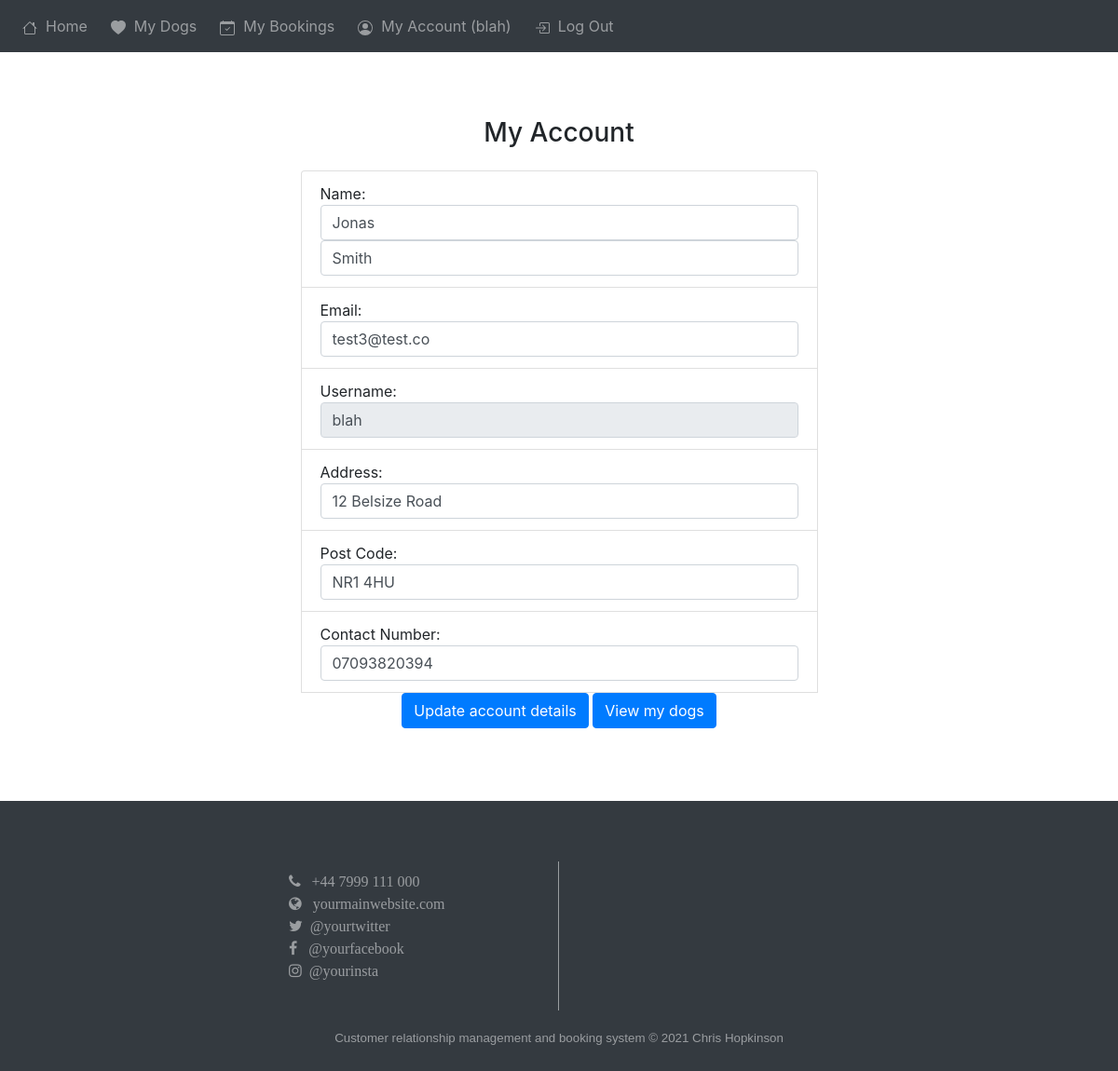
/my_account (signed in), run on the app's committed database.
### web/models.py (models this page shows, shortened)
class User(db.Model, UserMixin):
    id = db.Column(db.Integer, primary_key=True)
    email = db.Column(db.String(150), unique=True)
    username = db.Column(db.String(50), unique=True)
    password = db.Column(db.String(50))
    notes = db.relationship("Note")
    dogs = db.relationship("Dog")
    address_1 = db.Column(db.String(150), unique=True)
    post_code = db.Column(db.String(15))
    phone = db.Column(db.String(15))
    first_name = db.Column(db.String(25))
    surname = db.Column(db.String(25))
    role = db.Column(db.String(20), default="user")

### web/views.py (the view, shortened to what this page needs)
@views.route('/my_account', methods=['GET','POST'])
@login_required
def my_account():
    return render_template("account.html", user=current_user)

### web/__init__.py (called while the page is built)
def create_app():
    app = Flask(__name__)
    app.config.from_object("config")
    app.static_folder = "static"
    db.init_app(app)
    from .models import User
    from .views import views
    from .auth import auth
    from .admin import admin
    login_manager = LoginManager()
    login_manager.login_view = "auth.login"
    login_manager.init_app(app)
    app.register_blueprint(views, url_prefix="/")
    app.register_blueprint(auth, url_prefix="/")
    app.register_blueprint(admin, url_prefix="/")
    app.register_error_handler(404, page_not_found_404)
    app.register_error_handler(500, internal_server_error_500)
    create_db(app)
    @login_manager.user_loader
    def load_user(id):
        return User.query.get(int(id))
    return app

### web/templates/account.html (shortened to what this page needs)
{% extends "base.html" %}
{% block content %}
<h3 align="center" style="margin-top: 5%;">My Account</h3>
<ul class="list-group list-group flush" id="account" style="margin-right: auto;width: 50%;margin-left: auto;min-width: 400px;">
<p>
    <form method="POST">
<li class="list-group-item">Name:
    <input type="text"
        class="form-control"
        id="first_name"
        name="first_name"
        value="{{ current_user.first_name }}"
    />
    <input type="text"
        class="form-control"
        id="surname"
        name="surname"
        value="{{current_user.surname}}"
    />
</li>
<li class="list-group-item">Email:
    <input type="email"
        class="form-control"
        id="email"
        name="email"
        value="{{ current_user.email }}"
    /></li>
    <li class="list-group-item">Username:
        <input type="text"
            class="form-control"
            id="username"
            name="username"
            value="{{ current_user.username }}"
            disabled
        /></li>
    <li class="list-group-item">Address:
        <input type="text"
            class="form-control"
            id="address_1"
            name="address_1"
            value="{{ current_user.address_1 }}"
        /> </li>
    <li class="list-group-item">Post Code:
        <input type="text"
            class="form-control"
            id="post_code"
            name="post_code"
            value="{{ current_user.post_code }}"
        /> </li>
<li class="list-group-item">Contact Number:
    <input type="text"
        class="form-control"
        id="phone"
        name="phone"
        value="{{ current_user.phone }}"
    /> </li>
<p align="center" >
    <button type="submit" class="btn btn-primary">Update account details</button>    <a class="btn btn-primary" id="my_dogs" href="/my_dogs">View my dogs</a>
</form>
</p>
</ul>
{% endblock %}

### web/templates/base.html (shortened to what this page needs)
<!DOCTYPE html>
<html lang="en">
  <head>
    <link
      rel="stylesheet"
      href="https://stackpath.bootstrapcdn.com/bootstrap/4.4.1/css/bootstrap.min.css"
    />
    <link
      rel="stylesheet"
      href="https://stackpath.bootstrapcdn.com/font-awesome/4.7.0/css/font-awesome.min.css"
    />
  </head>
  <body>
    <div class="navbarr">
      <nav class="navbar navbar-expand-lg navbar-dark bg-dark">
        <div class="collapse navbar-collapse" id="navbar">
          <div class="navbar-nav">
            {% if not user.is_authenticated %}
            <a class="nav-item nav-link" id="login" href="/login">Log In</a>
            <a class="nav-item nav-link" id="signup" href="/signup">Sign Up</a>
            {% else %} {% if user.role=="admin" %}
            <a class="nav-item nav-link" id="admin" href="/admin">
              <svg
                xmlns="http://www.w3.org/2000/svg"
                width="16"
                height="16"
                fill="currentColor"
                class="bi bi-house"
                viewBox="0 0 16 16"
              >
                <path
                  fill-rule="evenodd"
                  d="M2 13.5V7h1v6.5a.5.5 0 0 0 .5.5h9a.5.5 0 0 0 .5-.5V7h1v6.5a1.5 1.5 0 0 1-1.5 1.5h-9A1.5 1.5 0 0 1 2 13.5zm11-11V6l-2-2V2.5a.5.5 0 0 1 .5-.5h1a.5.5 0 0 1 .5.5z"
                />
                <path
                  fill-rule="evenodd"
                  d="M7.293 1.5a1 1 0 0 1 1.414 0l6.647 6.646a.5.5 0 0 1-.708.708L8 2.207 1.354 8.854a.5.5 0 1 1-.708-.708L7.293 1.5z"
                />
              </svg>
              &nbsp;Admin Home&nbsp;&nbsp;</a
            >
            <a
              class="nav-item nav-link"
              id="view_bookings"
              href="/view_bookings"
              ><svg
                xmlns="http://www.w3.org/2000/svg"
                width="16"
                height="16"
                fill="currentColor"
                class="bi bi-calendar-check"
                viewBox="0 0 16 16"
              >
                <path
                  d="M10.854 7.146a.5.5 0 0 1 0 .708l-3 3a.5.5 0 0 1-.708 0l-1.5-1.5a.5.5 0 1 1 .708-.708L7.5 9.793l2.646-2.647a.5.5 0 0 1 .708 0z"
                />
                <path
                  d="M3.5 0a.5.5 0 0 1 .5.5V1h8V.5a.5.5 0 0 1 1 0V1h1a2 2 0 0 1 2 2v11a2 2 0 0 1-2 2H2a2 2 0 0 1-2-2V3a2 2 0 0 1 2-2h1V.5a.5.5 0 0 1 .5-.5zM1 4v10a1 1 0 0 0 1 1h12a1 1 0 0 0 1-1V4H1z"
                />
              </svg>
              &nbsp;Bookings&nbsp;&nbsp;</a
            >
            {% else %}
            <a class="nav-item nav-link" id="my_dogs" href="/home">
              &nbsp;Home&nbsp;&nbsp;</a
            >
            <a class="nav-item nav-link" id="my_dogs" href="/my_dogs">
              <svg
                xmlns="http://www.w3.org/2000/svg"
                width="16"
                height="16"
                fill="currentColor"
                class="bi bi-heart-fill"
                viewBox="0 0 16 16"
              >
                <path
                  fill-rule="evenodd"
                  d="M8 1.314C12.438-3.248 23.534 4.735 8 15-7.534 4.736 3.562-3.248 8 1.314z"
                />
              </svg>
              &nbsp;My Dogs&nbsp;&nbsp;</a
            >
            <a class="nav-item nav-link" id="my_bookings" href="/bookings"
              >
              &nbsp;My Bookings&nbsp;&nbsp;</a
            >
            {% endif %}
            <a class="nav-item nav-link" id="my_account" href="/my_account">
              &nbsp;My Account ({{ current_user.username }})&nbsp;&nbsp;</a
            >
            <a class="nav-item nav-link" id="logout" href="/logout">
              &nbsp;Log Out&nbsp;&nbsp;</a
            >
            {% endif %}
          </div>
        </div>
      </nav>
    </div>
    <div style="width: 100%; height: 20px; margin-top: 50px"></div>
    <div class="container">{% block content %} {% endblock %}</div>
    <footer id="footer">
      <div class="copyright-foot">{% block breadcrumbs %} {% endblock %}</div>
      <div class="footer-internal">
        <div class="footer-div"></div>
        <div
          class="footer-div"
          style="
            border-style: none solid none none;
            border-width: 1px;
            padding-top: 10px;
            padding-left: 10px;
          "
        >
          <i class="fa fa-phone">&nbsp;&nbsp;&nbsp;+44 7999 111 000</i><br />
          <i class="fa fa-globe">&nbsp;&nbsp;&nbsp;yourmainwebsite.com</i><br />
          <i class="fa fa-twitter">&nbsp;&nbsp;@yourtwitter</i><br />
          <i class="fa fa-facebook">&nbsp;&nbsp;&nbsp;@yourfacebook</i><br />
          <i class="fa fa-instagram">&nbsp;&nbsp;@yourinsta</i><br />
        </div>
        <div class="footer-div" style="padding-top: 10px; padding-left: 10px">
          <br />
          <br />
          <br />
          <br />
        </div>
        <div class="footer-div"></div>
      </div>
      <div class="copyright-foot">
        <p>
          <br />Customer relationship management and booking system &copy; 2021
          Chris Hopkinson
        </p>
      </div>
    </footer>
  </body>
</html>

### web/templates/base.html (style rules this page uses)
#footer { width: 100%; position: absolute; height: 10rem; margin-top: 30px; color: rgb(154, 157, 160); font-family: Arial, Helvetica, sans-serif; font-size: medium; vertical-align: middle; }
.footer-internal { width: 100%; height: 100%; display: grid; grid-template-columns: 1fr 1fr 1fr 1fr; }
.footer-div { text-align: left; background-color: rgb(52, 58, 64); height: 100%; vertical-align: middle; }
.copyright-foot { width: 100%; height: 65px; background-color: rgb(52, 58, 64); text-align: center; font-size: smaller; }
.navbarr { overflow: hidden; position: fixed; top: 0; z-index: 10; width: 100%; }

### data on the page
User: username "blah", first_name "Jonas", surname "Smith", email "test3@test.co", address_1 "12 Belsize Road", post_code "NR1 4HU", phone "07093820394"
